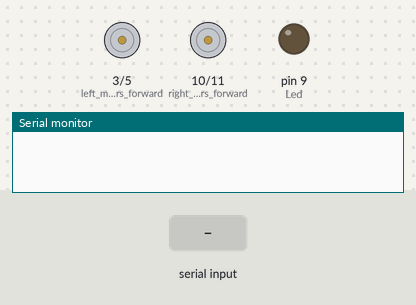
Bench run of a sketch on a simulated Arduino Uno, built with avr-gcc and run on an emulated ATmega328P. Parts: motor-driver pin pairs drawn as motors (green arrow = first pin HIGH = forward, orange = second pin HIGH = backward, longer = more drive), output pins drawn as LEDs (lit = HIGH), the last lines printed to the serial monitor. Inputs (shaded band) come from the test bench.

Above: at 1.2 s.
1.3 s: "F" received over Serial
At 1.8 s:
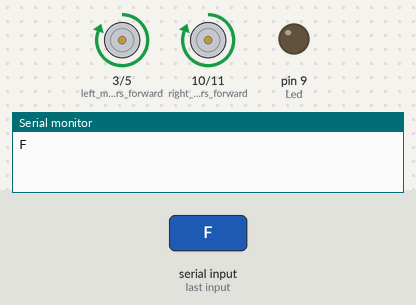
2.9 s: "B" received over Serial
At 4.2 s:
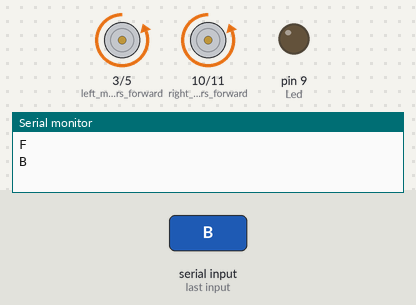
4.5 s: "L" received over Serial
At 5.4 s:
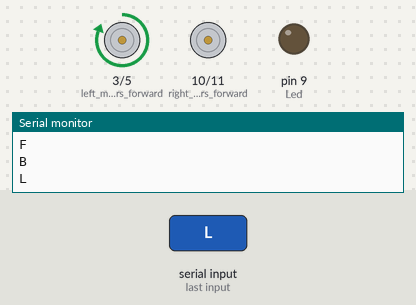
6.0 s: "R" received over Serial
At 6.5 s:
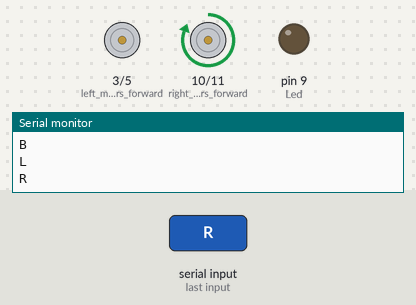
7.5 s: "W" received over Serial
At 8.7 s:
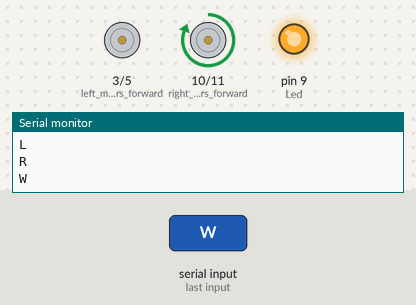
9.0 s: "S" received over Serial
At 10.1 s:
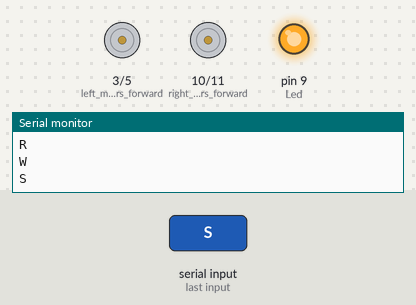
Timing chart, 0 to 11.5 s (numbered marks = the images above; inputs shaded):
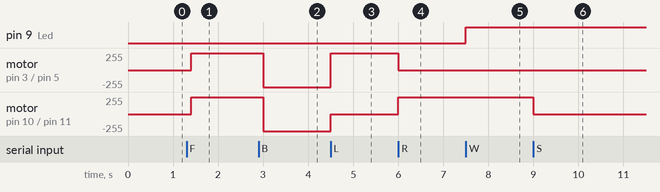

Measured:
- after the input at 1.3 s, motor on pin 3 (left_motors_forward) / pin 5 (left_motors__reverse), motor on pin 10 (right_motors_forward) / pin 11 (right__motors_reverse): stopped → forward 255/255 after 0.10 s
- after the input at 2.9 s, motor on pin 3 (left_motors_forward) / pin 5 (left_motors__reverse), motor on pin 10 (right_motors_forward) / pin 11 (right__motors_reverse): forward 255/255 → backward 255/255 after 0.10 s
- after the input at 4.5 s, motor on pin 3 (left_motors_forward) / pin 5 (left_motors__reverse): backward 255/255 → forward 255/255 at once; motor on pin 10 (right_motors_forward) / pin 11 (right__motors_reverse): backward 255/255 → stopped at once
- after the input at 6.0 s, motor on pin 3 (left_motors_forward) / pin 5 (left_motors__reverse): forward 255/255 → stopped at once; motor on pin 10 (right_motors_forward) / pin 11 (right__motors_reverse): stopped → forward 255/255 at once
- after the input at 7.5 s, pin 9 (Led): LOW → HIGH at once
- after the input at 9.0 s, motor on pin 10 (right_motors_forward) / pin 11 (right__motors_reverse): forward 255/255 → stopped at once

The sketch:

bluetooth_car.ino
```cpp
char ta;

void setup() {
  pinMode(5, OUTPUT);   //left motors  reverse
  pinMode(3, OUTPUT);   //left motors forward
  pinMode(11, OUTPUT);   //right  motors reverse
  pinMode(10, OUTPUT);   //right motors forward
  pinMode(9, OUTPUT);    //Led
  Serial.begin(9600);
}

void loop() {
  if (Serial.available()) {
    ta = Serial.read();
    Serial.println(ta);

    if (ta == 'F') {       // move forward (all motors rotate in forward direction)
      digitalWrite(5, LOW);
      digitalWrite(3 , HIGH);
       digitalWrite(11, LOW);
      digitalWrite(10, HIGH);
    } else if (ta == 'B') { // move backward (all motors rotate in reverse direction)
      digitalWrite(5, HIGH);
      digitalWrite(3, LOW);
      digitalWrite(11, HIGH);
      digitalWrite(10, LOW);
    } else if (ta == 'L') { // turn right (left side motors rotate in forward direction, right side motors doesn't rotate)
      digitalWrite(5, LOW);
      digitalWrite(3, HIGH);
      digitalWrite(11, LOW);
      digitalWrite(10, LOW);
    } else if (ta == 'R') { // turn left (right side motors rotate in forward direction, left side motors doesn't rotate)
      digitalWrite(5, LOW);
      digitalWrite(3, LOW);
      digitalWrite(11, LOW);
      digitalWrite(10, HIGH);
    } else if (ta == 'W') { // turn led on or off)
      digitalWrite(9, HIGH);
    } else if (ta == 'w') {
      digitalWrite(9, LOW);
    } else if (ta == 'S') { // STOP (all motors stop)
      digitalWrite(5, LOW);
      digitalWrite(3, LOW);
      digitalWrite(11, LOW);
      digitalWrite(10, LOW);
    } else if (ta == 'G') { // Custom action (example: both reverse)
      digitalWrite(5, HIGH);
      digitalWrite(11, HIGH);
      digitalWrite(3, LOW);
      digitalWrite(10, LOW);
    }
  }
  delay(100);
}
```
